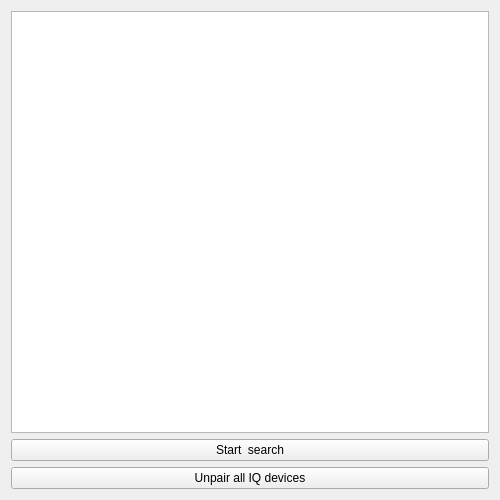
<?xml version="1.0" encoding="UTF-8"?>
<ui version="4.0">
 <class>DeviceSelector</class>
 <widget class="QWidget" name="DeviceSelector">
  <property name="geometry">
   <rect>
    <x>0</x>
    <y>0</y>
    <width>500</width>
    <height>500</height>
   </rect>
  </property>
  <property name="windowTitle">
   <string>DeviceSelector</string>
  </property>
  <layout class="QVBoxLayout" name="verticalLayout">
   <item>
    <widget class="QListWidget" name="devicesList">
     <property name="font">
      <font>
       <pointsize>22</pointsize>
      </font>
     </property>
     <property name="resizeMode">
      <enum>QListView::Adjust</enum>
     </property>
     <property name="spacing">
      <number>10</number>
     </property>
    </widget>
   </item>
   <item>
    <widget class="QPushButton" name="searchButton">
     <property name="text">
      <string>Start  search</string>
     </property>
    </widget>
   </item>
   <item>
    <widget class="QPushButton" name="unpairButton">
     <property name="text">
      <string>Unpair all IQ devices</string>
     </property>
    </widget>
   </item>
  </layout>
 </widget>
 <layoutdefault spacing="6" margin="11"/>
 <resources/>
 <connections/>
</ui>
